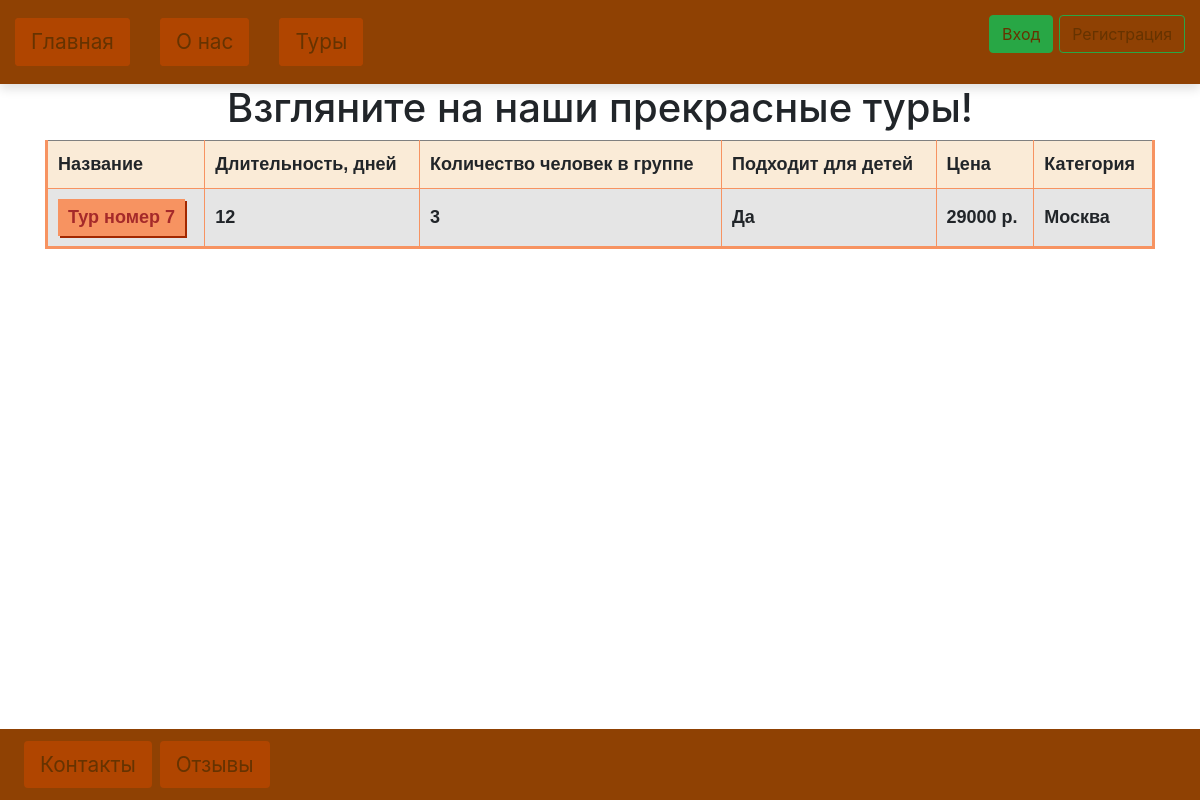
The app's page //tours/, older data.
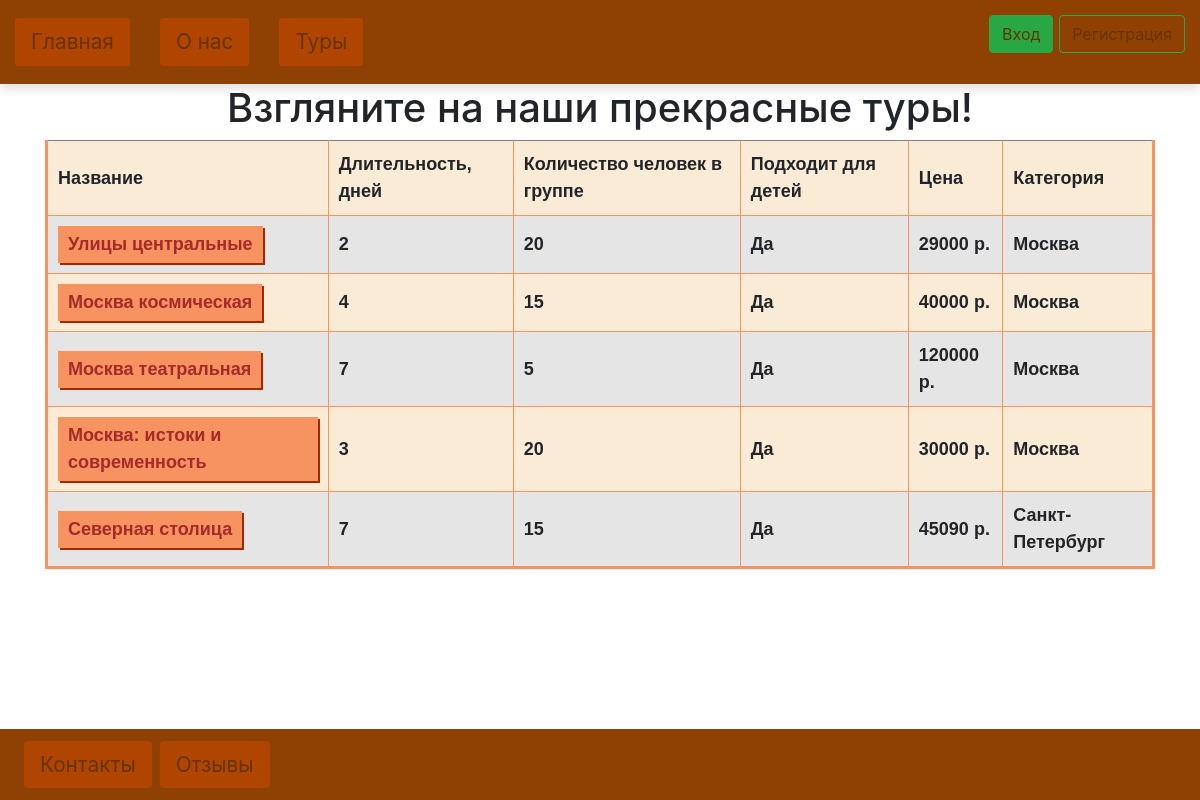
The same page, newer data.
### toursPage/models.py (models this page shows, shortened)
class Tour(models.Model):
    tour_id = models.IntegerField('ID тура', default=0)
    tour_name = models.CharField('Tour name', max_length=255, default='Название тура')
    duration = models.IntegerField('Длительность тура', default=0)
    number_of_tourists = models.IntegerField('Количество человек в группе', default=0)
    is_available_for_children = models.BooleanField('Подходит для детей', default=True)
    price = models.IntegerField('Стоимость', default=0)
    cat = models.ForeignKey('Category', on_delete=models.PROTECT, null=True)

class Category(models.Model):
    name = models.CharField(max_length=100, db_index=True)

### toursPage/views.py (the view)
# urls.py: path('/tours/', toursPage.views.tours, name='tours'),
def tours(request):
    tours = Tour.objects.all()
    cats = Category.objects.all()
    context = {'tours': tours,
               'cats': cats
               }
    return render(request, 'tours.html', context=context)

### templates/tours.html (shortened to what this page needs)
{% extends 'layout.html' %}
{% block content %}
<H1 align="center">Взгляните на наши прекрасные туры!</H1>
<table align="center" border="1" class="table_tours">
    <tr>
        <th>Название</th>
        <th>Длительность, дней</th>
        <th>Количество человек в группе</th>
        <th>Подходит для детей</th>
        <th>Цена</th>
        <th>Категория</th>
    </tr>
    {% for el in tours %}
                <tr>
                    <th><a href="/tours/{{el.tour_id}}">{{ el.tour_name }}</a></th>
                    <th>{{ el.duration }}</th>
                    <th>{{ el.number_of_tourists }}</th>
                    <th> {% if el.is_available_for_children == True %}
                        Да
                    {% endif %}
                    </th>
                    <th>{{ el.price }} р.</th>
                    <th>{{ el.cat.name }}</th>
                </tr>
    {% endfor %}
</table>
{% endblock %}

Row changes from the older to the newer data that the page shows:
changed Tour: tour_name "Тур номер 7" → "Улицы центральные"; duration "12" → "2"; number_of_tourists "3" → "20"
added Tour: tour_name "Москва космическая", duration "4", number_of_tourists "15", is_available_for_children "Да", price "40000", cat.name "Москва"
added Tour: tour_name "Москва театральная", duration "7", number_of_tourists "5", is_available_for_children "Да", price "120000", cat.name "Москва"
added Tour: tour_name "Москва: истоки и современность", duration "3", number_of_tourists "20", is_available_for_children "Да", price "30000", cat.name "Москва"
added Tour: tour_name "Северная столица", duration "7", number_of_tourists "15", is_available_for_children "Да", price "45090", cat.name "Санкт-Петербург"
